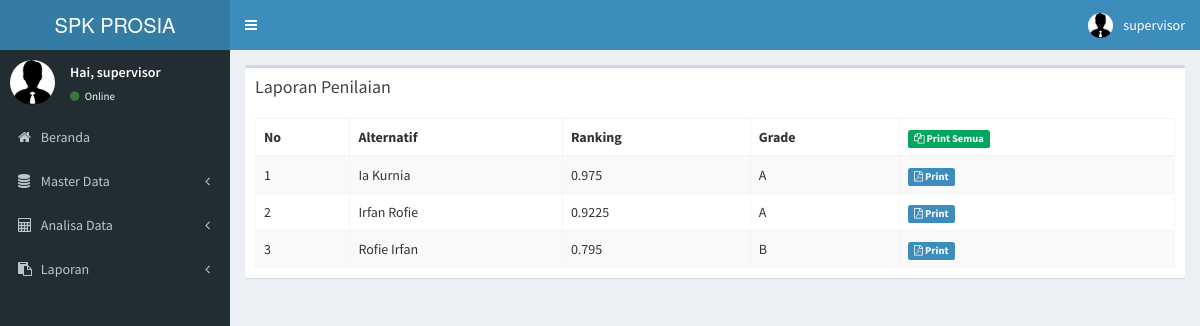
/spk/index.php?menu=lap (signed in), run on the app's committed database.
### tables this page shows
CREATE TABLE `t_karyawan` (
  `nik` varchar(15) NOT NULL,
  `nama` varchar(50) NOT NULL,
  `jabatan` varchar(50) NOT NULL,
  `tgl_masuk` date NOT NULL,
  `no_ktp` varchar(16) NOT NULL,
  `jk` int(1) NOT NULL,
  `tempat` varchar(25) NOT NULL,
  `tgl_lahir` date NOT NULL,
  `alamat` text NOT NULL,
  `no_tlp` varchar(12) NOT NULL,
  `status` char(1) NOT NULL DEFAULT 'Y'
);

### spk/function/grade_convert.php (called while the page is built, shortened)
<?php
function grade_convert($ranking) {
    if ($ranking > 0.85) {
        $grade = 'A';
    } elseif ($ranking > 0.75) {
        $grade = 'B';
    } elseif ($ranking > 0.65) {
        $grade = 'C';
    } elseif ($ranking > 0.50) {
        $grade = 'D';
    } else {
        $grade = 'E';
    }
    return $grade;
}
?>

### spk/module/laporan.php (the view, shortened to what this page needs)
<?php
include '../spk/function/grade_convert.php';
?>
<section class="content">
    <div class="row">
        <div class="col-xs-12">
            <div class="box">
                <div class="box-header">
                    <h3 class="box-title">Laporan Penilaian</h3>
                </div>
                <div class="box-body">
                    <table id="example1" class="table table-bordered table-striped">
                        <thead>
                            <tr>
                                <th>No</th>
                                <th>Alternatif</th>
                                <th>Ranking</th>
                                <th>Grade</th>
                                <th><a href="module/report/spk-all.php" target="_blank"><span class="label label-success"><i class="fa fa-files-o"></i> Print Semua</span></a></th>
                            </tr>
                        </thead>
                        <tbody>
                            <?php
                            $no = 1;
                            $sql = mysql_query("SELECT k.* FROM t_karyawan k, t_nilai n "
                                    . "WHERE k.nik = n.nik and k.status='Y' and n.status='Y' "
                                    . "GROUP BY n.nik ORDER BY k.nama");
                            while ($row = mysql_fetch_array($sql)) {
                                ?>
                                <tr>
                                    <td><?php echo $no++; ?></td>
                                    <td><?php echo $row['nama']; ?></td>
                                    <?php
                                    $y = mysql_query("select n.*,s.*,k.* from t_nilai n, t_standar s, t_kriteria k "
                                            . "where n.id_standar=s.id_standar and n.id_kriteria=k.id_kriteria and "
                                            . "n.nik='" . $row['nik'] . "' and n.status='Y' and s.status='Y' and k.status='Y' "
                                            . "order by k.nama");
                                    $ranking = 0;
                                    while ($yy = mysql_fetch_array($y)) {
                                        if ($yy['atribut'] == 'C') {
                                            $m = mysql_query("select min(s.nilai) as nilai from t_nilai n, t_standar s, t_kriteria k "
                                                    . "where n.id_standar=s.id_standar and n.id_kriteria=k.id_kriteria "
                                                    . "and n.status='Y' and s.status='Y' and k.status='Y' "
                                                    . "and n.id_kriteria='" . $yy['id_kriteria'] . "'");
                                            $min = mysql_fetch_array($m);
                                            $val = $min['nilai'] / $yy['nilai'];
                                        } else {
                                            $m = mysql_query("select max(s.nilai) as nilai from t_nilai n, t_standar s, t_kriteria k "
                                                    . "where n.id_standar=s.id_standar and n.id_kriteria=k.id_kriteria "
                                                    . "and n.status='Y' and s.status='Y' and k.status='Y' "
                                                    . "and n.id_kriteria='" . $yy['id_kriteria'] . "'");
                                            $max = mysql_fetch_array($m);
                                            $val = $yy['nilai'] / $max['nilai'];
                                        }
                                        $cx = mysql_query("select * from t_bobot where id_kriteria = '" . $yy['id_kriteria'] . "'");
                                        $bot = mysql_fetch_array($cx);
                                        $ranking = $ranking + (($bot['bobot'] / 100) * $val);
                                    }
                                    ?>
                                    <td><?php echo $ranking; ?></td>
                                    <td><?php echo grade_convert($ranking); ?></td>
                                    <td><a href="module/report/spk-by-alt.php?id=<?php echo $row['nik']?>" target="_blank"><span class="label label-primary"><i class="fa fa-file-pdf-o"></i> Print</span></a></td>
                                </tr>
                            <?php } ?>
                        </tbody>
                    </table>
                </div>
            </div>
        </div>
    </div>
</section>

### data on the page
t_karyawan: nama "Ia Kurnia", ranking "0.975", ranking "A"
t_karyawan: nama "Irfan Rofie", ranking "0.9225", ranking "A"
t_karyawan: nama "Rofie Irfan", ranking "0.795", ranking "B"

### other printed values
$_SESSION['username'] "supervisor"
